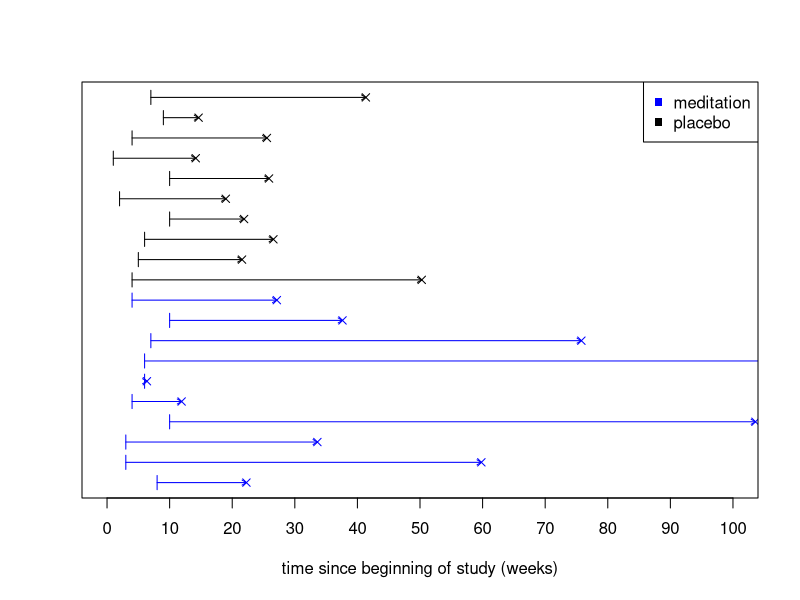
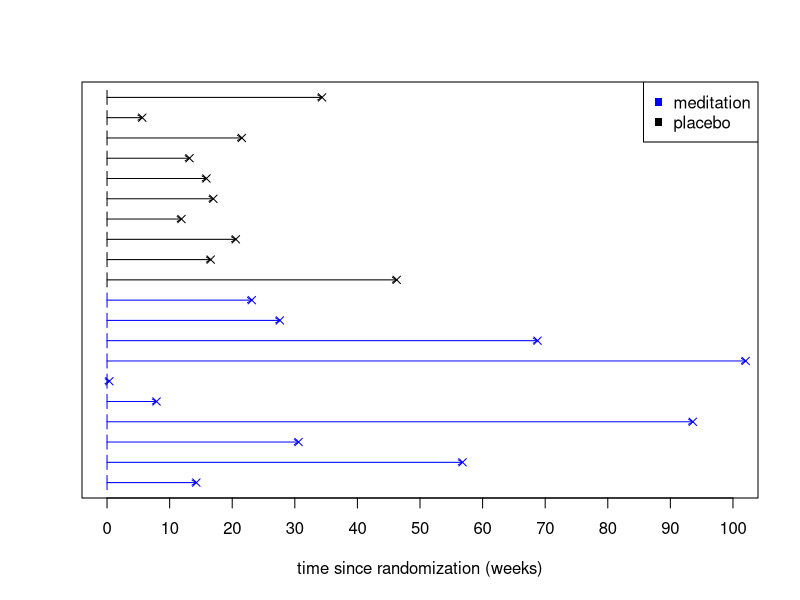

The R script that drew these images, in order:
# code for chap 3, meditation example

## parameters
n <- 200 # sample size
study_end <- 40 # number of weeks to observe all events
rate_placebo <- 20 # panic attacks/week
rate_tx <- rate_placebo*2
rate_dropout <- 10

## generate some times to first severe panic attack, along with treatment assignment
gen_data <- function(n, study_end, rate_placebo, rate_tx, rate_dropout) {
  ## randomly assign treatment or placebo
  rows <- sample(1:n, n/2)
  tx <- rep(0, n)
  tx[rows] <- 1
  
  ## calculate event times
  event_times <- rexp(n, (1/rate_placebo)^(1-tx)*(1/rate_tx)^(tx)) # weeks
  
  ## calculate censoring times
  censor_times <- rexp(n, 1/rate_dropout)
  
  ## calculate enrollment times
  enroll_times <- sample(1:10, n, replace = TRUE)
  
  event_times_2 <- event_times + enroll_times
  censor_times_2 <- censor_times + enroll_times
  
  ## compare to get events
  # events <- 
  return(data.frame(tx = tx, event_times = event_times_2, censor_times = censor_times_2, enroll_times = enroll_times))
}

## generate some data
set.seed(4747)
dat <- gen_data(n, study_end, rate_placebo, rate_tx, rate_dropout)
head(dat)

## look at only some of them
paste(round(subset(dat, tx == 1)$event_times[1:8], 2), collapse = " & ")
paste(round(subset(dat, tx == 0)$event_times[1:8], 2), collapse = " & ")

## get a subset of the data, for plotting
sub_tx <- subset(dat, tx == 1)[1:10, ]
sub_placebo <- subset(dat, tx == 0)[1:10, ]
sub_dat <- data.frame(tx = c(rep(1, 10), rep(0, 10)), event_times = c(sub_tx$event_times, sub_placebo$event_times),
                             censor_times = c(sub_tx$censor_times, sub_placebo$censor_times),
                             enroll_times = c(sub_tx$enroll_times, sub_placebo$enroll_times))

fig_width <- 1024
fig_height <- 1024
fig_res <- 200


## plot with enrollment shift
png("lecture/chapter_3/figs/meditation_observed_study_time.png", width = fig_width, height = fig_height, units = "px", res = fig_res)
plot(sub_dat$event_times, 1:20, pch = 4, col = ifelse(sub_dat$tx == 1, "blue", "black"),
     axes = FALSE, ylab = "", xlab = "time since beginning of study (weeks)",
     xlim = c(0, 100))
# make lines from enrollment time to now
arrows(x0 = sub_dat$enroll_times, y0 = 1:20,
       x1 = sub_dat$event_times, y1 = 1:20,
       col = ifelse(sub_dat$tx == 1, "blue", "black"),
       length = 0.05)
arrows(x0 = sub_dat$enroll_times, y0 = 1:20 - 0.35,
       x1 = sub_dat$enroll_times, y1 = 1:20 + 0.35,
       col = ifelse(sub_dat$tx == 1, "blue", "black"),
       length = 0)
axis(side = 1, at = seq(0, 100, 10))
box()
legend("topright", legend = c("meditation", "placebo"), col = c("blue", "black"), pch = 15)
dev.off()

# plot with time since randomization
png("lecture/chapter_3/figs/meditation_observed_rand_time.png", width = fig_width, height = fig_height, units = "px", res = fig_res)
plot(sub_dat$event_times - sub_dat$enroll_times, 1:20, pch = 4, col = ifelse(sub_dat$tx == 1, "blue", "black"),
     axes = FALSE, ylab = "", xlab = "time since randomization (weeks)",
     xlim = c(0, 100))
# make lines from enrollment time to now
arrows(x0 = 0, y0 = 1:20,
       x1 = sub_dat$event_times - sub_dat$enroll_times, y1 = 1:20,
       col = ifelse(sub_dat$tx == 1, "blue", "black"),
       length = 0.05)
arrows(x0 = 0, y0 = 1:20 - 0.35,
       x1 = 0, y1 = 1:20 + 0.35,
       col = ifelse(sub_dat$tx == 1, "blue", "black"),
       length = 0)
axis(side = 1, at = seq(0, 100, 10))
box()
legend("topright", legend = c("meditation", "placebo"), col = c("blue", "black"), pch = 15)
dev.off()
